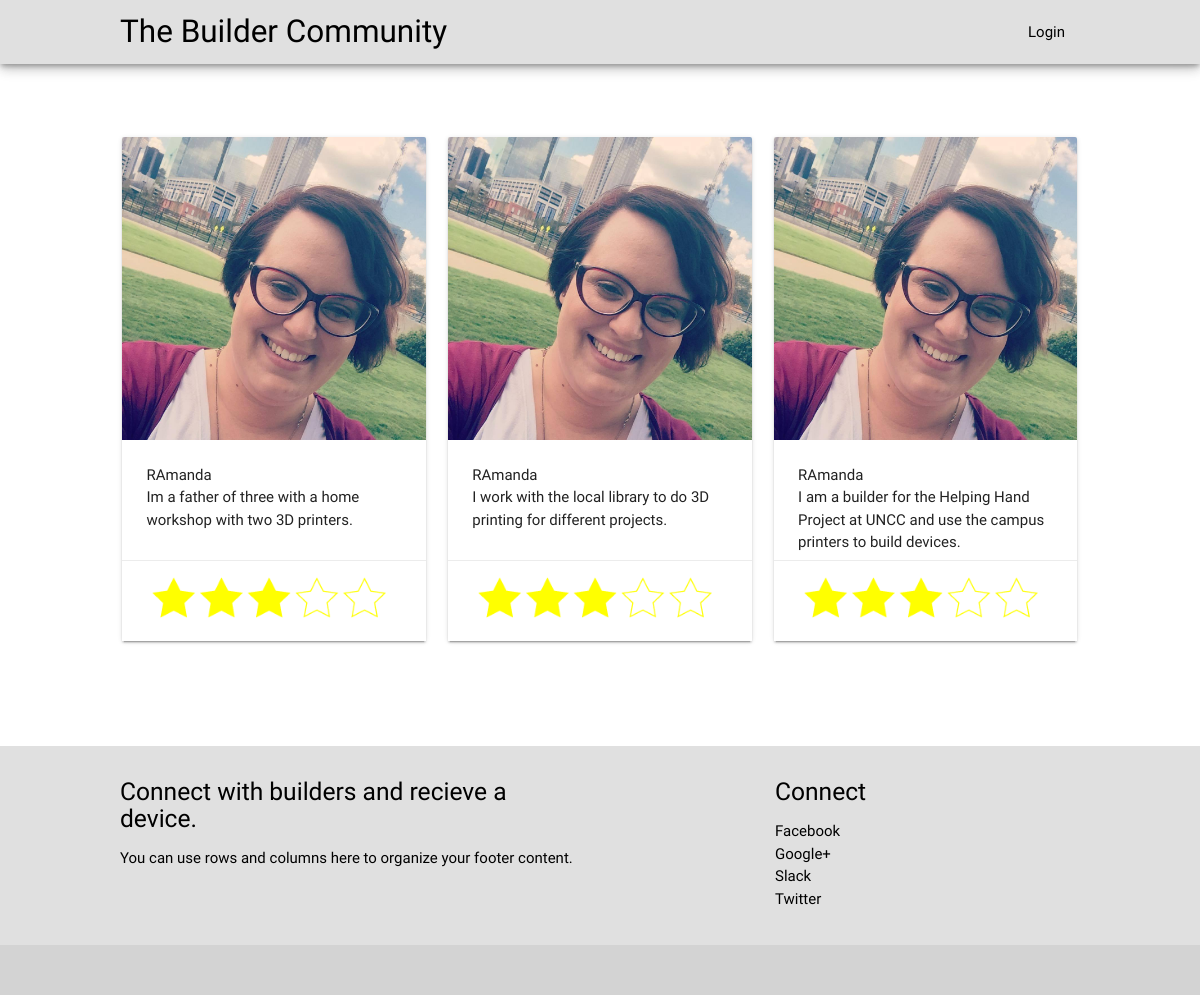
The app's page /hhp/builders.php with its own data.
### tables this page shows
CREATE TABLE Builders
(
  user_id int not null,
  description varchar(500) not null,
  CONSTRAINT FK_Mentor FOREIGN KEY (user_id) REFERENCES Accounts(user_id)
  );

CREATE TABLE Accounts
(
user_id     int auto_increment,
user_name   varchar(155)not null,
password    varchar(35) not null,
last_name  varchar(35) not null,
first_name   varchar(35) not null,
user_sname  varchar(50),
email       varchar(35) not null,
address     varchar(155),
age     	int not null,
user_type   varchar(35),
build_request boolean not null default 0,
CONSTRAINT PK_Person PRIMARY KEY (user_id,user_name)
);

### hhp/model/db_functions.php (called while the page is built, shortened)
<?php
function getBuilders() {
  $db = new PDO("mysql:host=localhost;dbname=hhp","root","");
  $query = 'SELECT * FROM Builders
            ORDER BY user_id';
  $statement = $db->prepare($query);
  $statement->execute();
  $builders = $statement->fetchAll();
  return $builders;
}
function getUserName($user_id) {
    $db = new PDO("mysql:host=localhost;dbname=hhp","root","");
    $query = 'SELECT user_name FROM Accounts
              WHERE user_id = :user_id';
    $statement = $db->prepare($query);
    $statement->bindValue(':user_id', $user_id);
    $statement->execute();
    $results = $statement->fetch();
    $user_name = $results['user_name'];
    return $user_name;
}
?>

### hhp/builders.php (the view, shortened to what this page needs)
<?php
include 'view/header.php';
require_once('model/db_functions.php');
$builders = getBuilders();
?>
<br><br>
    <div class="row">
      <div class="col s10 offset-s1">
<?php foreach($builders as $builder) : ?>
    <div class="col s4">
      <div class="card">
        <div class="card-image">
          <img src="images/selfiesample.jpg">
        </div>
        <div class="card-content" style="height: 120px">
          <p><?php echo getUserName($builder['user_id']);?></p>
          <p><?php echo $builder['description'];?></p>
        </div>
        <div class="card-action">
          <img src="images/rating.png" style="width:250px">
        </div>
      </div>
    </div>
      <?php endforeach; ?>
</div>
      </div>
<?php include 'view/footer.php'; ?>

### hhp/css/custom.css (style rules this page uses)
body { display: flex; min-height: 100vh; flex-direction: column; }

### records on screen
builders: user_id.user_name "RAmanda", description "Im a father of three with a home workshop with two 3D printers."
builders: user_id.user_name "RAmanda", description "I work with the local library to do 3D printing for different projects."
builders: user_id.user_name "RAmanda", description "I am a builder for the Helping Hand Project at UNCC and use the campus printers to build devices."
